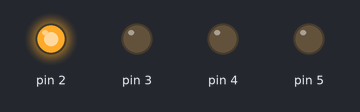
Simulated run of this sketch. Board: Arduino Uno, built with avr-gcc and run on an emulated ATmega328P. On the bench: output pins drawn as LEDs (lit = HIGH).

Above: at 0.05 s.
At 0.55 s:
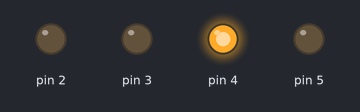
At 1.45 s:
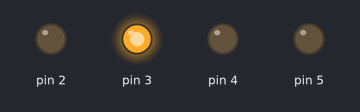
At 2.8 s:
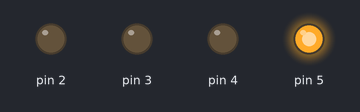
Timing chart, 0 to 3.1 s (numbered marks = the images above):
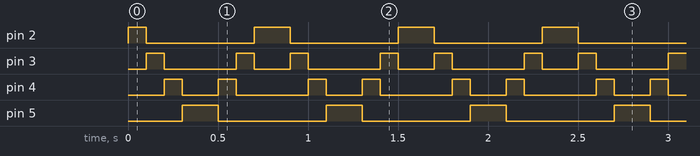

Measured:
- by itself, pin 2: repeats every 0.80 s: LOW 0.60 s, HIGH 0.20 s
- by itself, pin 3: repeats every 0.80 s: LOW 0.40 s, HIGH 0.10 s, LOW 0.20 s, HIGH 0.10 s
- by itself, pin 4: repeats every 0.80 s: LOW 0.20 s, HIGH 0.10 s, LOW 0.40 s, HIGH 0.10 s
- by itself, pin 5: alternates HIGH for 0.20 s and LOW for 0.60 s

The sketch:

ddrd_portd.ino
```cpp
#define F_CPU 16000000UL //definindo clock de 16Mhz
#include <avr/io.h>
#include <util/delay.h>

int main(void){
  DDRD = 0b00111100;
  PORTD = 0b00000001;

  while(1){
    for(int i = 2; i<6; i++){
      PORTD = (1 << i);
      _delay_ms(100);
    }

    for(int i = 5; i>1; i--){
      PORTD = (1 << i);
      _delay_ms(100);
    }
  }
}
```
